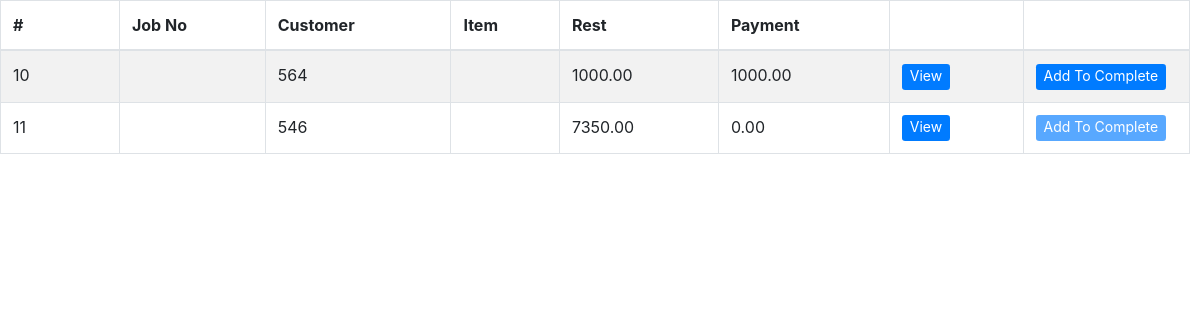
Page /tables/dispatch_table.php (signed in) on the earlier database version.
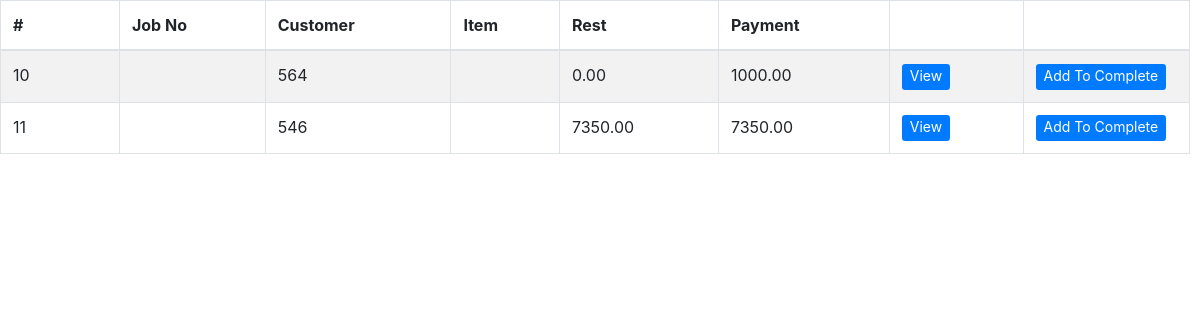
Same page on the later database version.
### tables this page shows
CREATE TABLE `jobs` (
  `id` int(11) NOT NULL,
  `job_no` varchar(100) NOT NULL,
  `customer` varchar(400) NOT NULL,
  `channel` varchar(100) NOT NULL,
  `job_type` varchar(100) NOT NULL,
  `product` varchar(100) NOT NULL,
  `category` varchar(100) NOT NULL,
  `material` varchar(64) NOT NULL,
  `size` varchar(50) NOT NULL,
  `bind` varchar(50) NOT NULL,
  `colour` text NOT NULL,
  `user_description` varchar(250) NOT NULL,
  `date` date NOT NULL,
  `quantity` decimal(10,2) NOT NULL,
  `budget` decimal(10,2) NOT NULL,
  `discount` decimal(10,2) NOT NULL,
  `discounted` decimal(10,2) NOT NULL,
  `ad_pay_amount` decimal(10,2) NOT NULL,
  `rest` decimal(10,2) NOT NULL,
  `admin_description` varchar(250) NOT NULL,
  `state` enum('request','design','production','reject','QA','complete','dispatch') NOT NULL,
  `accepted_by` varchar(100) NOT NULL,
  `checked_by` varchar(100) NOT NULL,
  `failed_reason` varchar(255) NOT NULL,
  `cash` decimal(10,2) NOT NULL,
  `change_amt` decimal(10,2) NOT NULL,
  `payment` decimal(10,2) NOT NULL,
  `dispatch_day` varchar(100) NOT NULL,
  `dispatch_year` varchar(10) NOT NULL,
  `dispatch_month` varchar(10) NOT NULL
);

### tables/dispatch_table.php (the view, shortened to what this page needs)
<!DOCTYPE html>
<html>
<head>
</head>
<body>
      <?php
       require '../include/config.php';
       $view_status ="dispatch";
      if(isset($_POST["query"]))
      {
         $search =$_POST["query"];
         $query = "SELECT * FROM jobs WHERE state='$view_status' AND id LIKE '%".$search."%' ";
      }
      else
      {
         $query = "SELECT * FROM jobs WHERE state='$view_status'";
      }
      $result = mysqli_query($conn ,$query);
      if(mysqli_num_rows($result)>0)
      {
        ?>
     <div class="tablealign">
     <?php include('../include/head.php'); ?>
      <table id="example" class="table table-striped table-bordered" style="width:100%">
       <thead>
        <tr>
         <th>#</th>
         <th>Job No</th>
         <th>Customer</th>
         <th>Item</th>
         <th>Rest</th>
         <th>Payment</th>
         <th></th>
         <th style="width: 14%;"></th>
        </tr>
       </thead>
       <tbody>
       <?php
       while($row = mysqli_fetch_array($result))
       {
        echo '
        <tr>
         <td style="width: 10%;">'.$row["id"].'</td>
         <td>'.$row["job_no"].'</td>
         <td>'.$row["customer"].'</td>
         <td>'.$row["product"].'</td>
         <td>'.$row["rest"].'</td>
         <td>'.$row["payment"].'</td>
         <td><button type="button" id="'.$row["id"].'" name="'.$row["id"].'" class="btn btn-primary btn-sm view_data" data-toggle="modal" data-target="#myModaldispatch" style="border: 0px; color: #ffffff; font-size: 14px; padding-top: 1px;">View</button></td>';
        if($row["payment"]>=$row["rest"]){
          echo  '<td><button type="button"  onclick="addcomplete('.$row["id"].')" class="btn btn-primary btn-sm" style="border: 0px; color: #ffffff; font-size: 14px; padding-top: 1px;">Add To Complete</button></td>';
        }
        else {
          echo  '<td><button type="button"  onclick="addcomplete('.$row["id"].')" class="btn btn-primary btn-sm tooltip" style="border: 0px; color: #ffffff; font-size: 14px; padding-top: 1px;" disabled>Add To Complete</button></td>';
        }
        echo '</tr>';
       }
       ?>
       </tbody>
      </table>
    </div>
       <?php
      }
      else
      {
       echo 'Data Not Found';
      }
      ?>
  </body>
  </html>

Differences in the rows shown:
changed jobs id 10: rest "1000.00" → "0.00"
changed jobs id 11: payment "0.00" → "7350.00"
